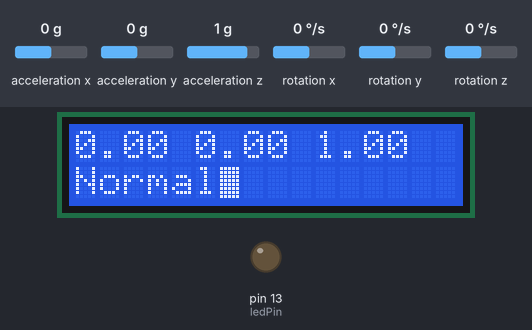
This sketch was run on a simulated Arduino Mega 2560, built with avr-gcc and run on an emulated ATmega2560. Parts: 16×2 character LCD, output pins drawn as LEDs (lit = HIGH). Wiring (inferred from the names in the program): MPU-6050 motion sensor at I2C address 0x68. Inputs (shaded band) come from the test bench; at power-on: acceleration x 0 g, acceleration y 0 g, acceleration z 1 g, rotation x 0 °/s, rotation y 0 °/s, rotation z 0 °/s. What the sketch prints to the serial monitor is not drawn.

Above: at 1.2 s.
1.3 s: acceleration x set to -1.4 g
At 2.2 s:
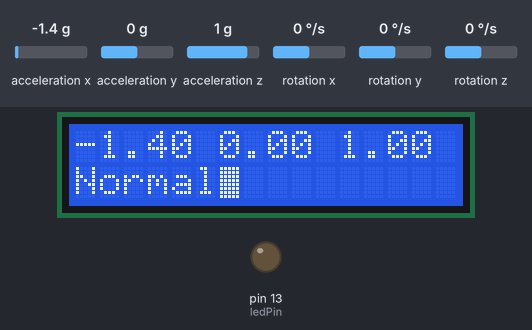
2.8 s: acceleration y set to -1.4 g
At 4.0 s:
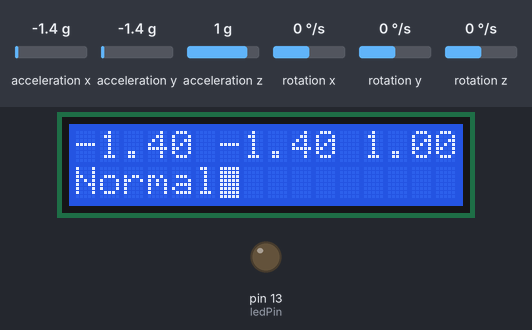
4.3 s: acceleration z set to -1.4 g
At 4.8 s:
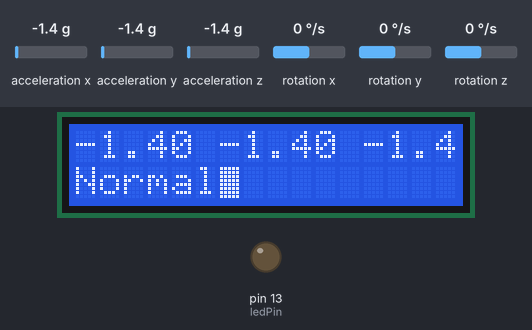
7.3 s: acceleration x set to -0.8 g
At 8.5 s:
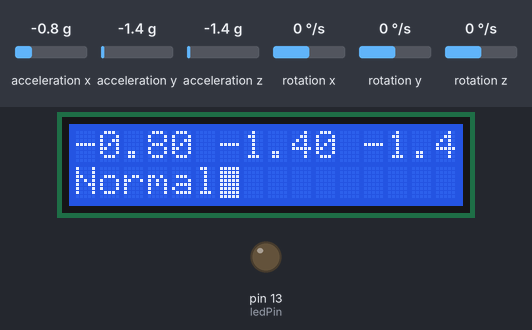
8.8 s: acceleration y set to 0 g
At 10.0 s:
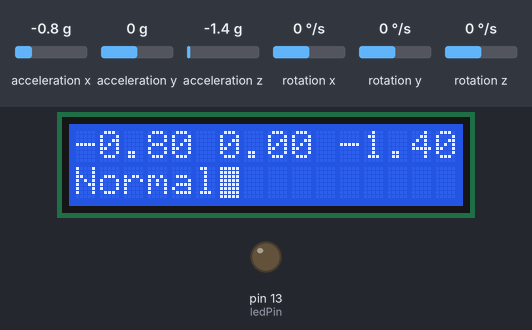
Timing chart, 0 to 11.8 s (numbered marks = the images above; inputs shaded):
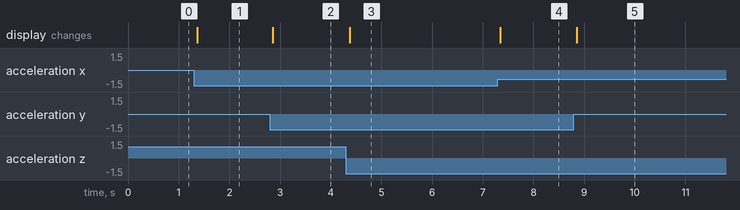

Measured:
- after the input at 1.3 s, the display: changes after 0.07 s (image 1)
- after the input at 2.8 s, the display: changes after 0.05 s (image 2)
- after the input at 4.3 s, the display: changes after 0.08 s (image 3)
- after the input at 7.3 s, the display: changes after 0.05 s (image 4)
- after the input at 8.8 s, the display: changes after 0.06 s (image 5)

The sketch:

final.ino
```cpp
#include <Wire.h>
#include <LiquidCrystal.h>

LiquidCrystal lcd(12, 11, 5, 4, 3, 2); // RS, E, D4, D5, D6, D7

const int MPU_addr=0x68;  // I2C address of the MPU-6050
int16_t AcX,AcY,AcZ,Tmp,GyX,GyY,GyZ;
float ax=0, ay=0, az=0, gx=0, gy=0, gz=0;
float AM,VM;

const int buttonPin = 22; // the number of the pushbutton pin
const int ledPin =  13;      // the number of the LED pin
int buttonState = 0;

void setup(){
 Wire.begin();
 Wire.beginTransmission(MPU_addr);
 Wire.write(0x6B);  // PWR_MGMT_1 register
 Wire.write(0);     // set to zero (wakes up the MPU-6050)
 Wire.endTransmission(true);
 Serial.begin(9600);

 pinMode(ledPin, OUTPUT);
 pinMode(buttonPin, INPUT);

 lcd.begin(16, 2);
}

void loop(){
 mpu_read();
 Serial.print(ax);
 Serial.print(" ");
 Serial.print(ay);
 Serial.print(" ");
 Serial.print(az);
 Serial.print(" ");
 Serial.print(gx);
 Serial.print(" ");
 Serial.print(gy);
 Serial.print(" ");
 Serial.print(gz);
 Serial.print(" ");
 Serial.print(AM);
 Serial.print(" ");
 Serial.print(VM);
 Serial.println();

 lcd.setCursor(0, 0);
 lcd.print(ax);
 lcd.print(" ");
 lcd.print(ay);
 lcd.print(" ");
 lcd.print(az);
 lcd.setCursor(0, 1);
 lcd.print("Normal");
 lcd.blink();


 if(AM >= 1 && VM >=400){
  lcd.noBlink();
  while(true){
    buttonState = digitalRead(buttonPin);
    lcd.clear();
    delay(500);
    lcd.print("DANGER");
    delay(500);
    analogWrite(ledPin, 50);
//    lcd.clear();
//    lcd.setCursor(0, 0);
//    lcd.print("Danger");
//    delay(500);
    if(buttonState == HIGH){
      analogWrite(ledPin, 0);
      break;
    }
  }
 }


}

void mpu_read(){
 Wire.beginTransmission(MPU_addr);
 Wire.write(0x3B);  // starting with register 0x3B (ACCEL_XOUT_H)
 Wire.endTransmission(false);
 Wire.requestFrom(MPU_addr,14,true);  // request a total of 14 registers
 AcX=Wire.read()<<8|Wire.read();  // 0x3B (ACCEL_XOUT_H) & 0x3C (ACCEL_XOUT_L)
 AcY=Wire.read()<<8|Wire.read();  // 0x3D (ACCEL_YOUT_H) & 0x3E (ACCEL_YOUT_L)
 AcZ=Wire.read()<<8|Wire.read();  // 0x3F (ACCEL_ZOUT_H) & 0x40 (ACCEL_ZOUT_L)
 Tmp=Wire.read()<<8|Wire.read();  // 0x41 (TEMP_OUT_H) & 0x42 (TEMP_OUT_L)
 GyX=Wire.read()<<8|Wire.read();  // 0x43 (GYRO_XOUT_H) & 0x44 (GYRO_XOUT_L)
 GyY=Wire.read()<<8|Wire.read();  // 0x45 (GYRO_YOUT_H) & 0x46 (GYRO_YOUT_L)
 GyZ=Wire.read()<<8|Wire.read();  // 0x47 (GYRO_ZOUT_H) & 0x48 (GYRO_ZOUT_L)

 ax = AcX/16384.00;
 ay = AcY/16384.00;
 az = AcZ/16384.00;

 gx = GyX/131.07;
 gy = GyY/131.07;
 gz = GyZ/131.07;

 AM = pow((pow(ax,2)+pow(ay,2)+pow(az,2)),0.5);
 VM = pow((pow(gx,2)+pow(gy,2)+pow(gz,2)),0.5);
}
```
